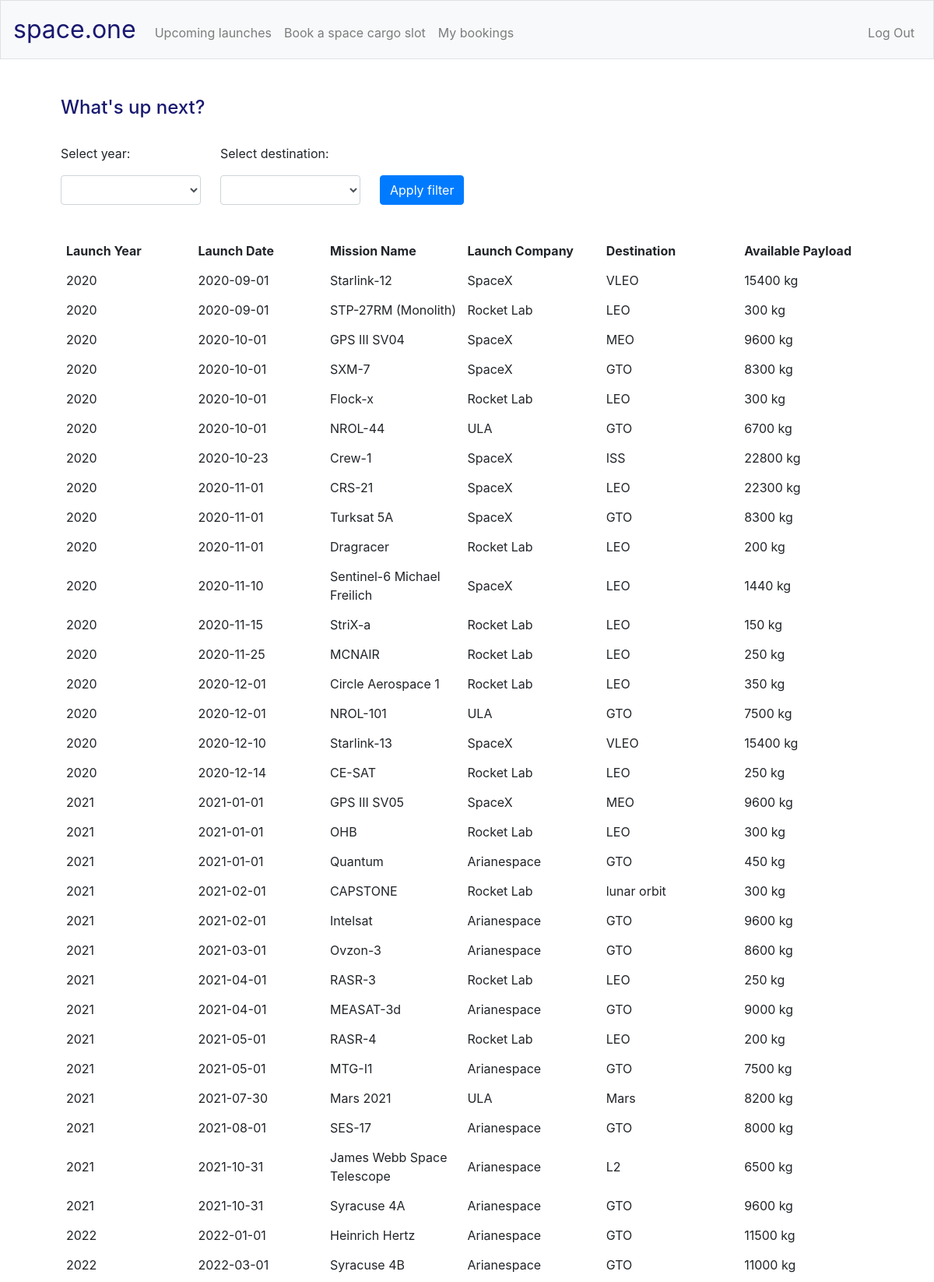
/launches (signed in, upper part), run on the app's committed database.
### tables this page shows
CREATE TABLE 'launches' ('id' integer PRIMARY KEY AUTOINCREMENT NOT NULL, 'mission' text NOT NULL,'launch_year' integer NOT NULL,'launch_date' date NOT NULL, 'location' text NOT NULL, 'spaceport' text NOT NULL, 'destination' text NOT NULL, 'rocket' text NOT NULL, 'max_payload' integer NOT NULL, 'av_payload' integer, 'bookable' boolean NOT NULL, 'launch_company' text);

### application.py (the view)
@app.route("/launches", methods=["GET", "POST"])
@login_required
def launches():
    years = db.execute("SELECT DISTINCT(launch_year) FROM launches ORDER BY launch_year ASC")
    destinations = db.execute("SELECT DISTINCT(destination) FROM launches")
    if request.method == "POST":
        try:
            selected_year = int(request.form.get("year")) # In db launch_year is an integer, user input is always a string!
        except:
            selected_year = None
        if not request.form.get("year") and not request.form.get("destination"):
            launches = db.execute("SELECT * FROM launches ORDER BY launch_date")
        elif not request.form.get("year"):
            launches = db.execute("SELECT * FROM launches WHERE destination = :destination ORDER BY launch_date",
                                  destination=request.form.get("destination"))
        elif not request.form.get("destination"):
            launches = db.execute("SELECT * FROM launches WHERE launch_year = :year ORDER BY launch_date",
                                  year=request.form.get("year"))
        else:
            launches = db.execute("SELECT * FROM launches WHERE launch_year = :year AND destination = :destination ORDER BY launch_date",
                                  year=request.form.get("year"), destination=request.form.get("destination"))
        for launch in launches:
            if (launch["launch_date"]) < str(datetime.date.today()):
                db.execute("UPDATE launches SET bookable = :not_available WHERE id = :id",
                           not_available="False", id=launch["id"])
        return render_template("launches.html", launches=launches, years=years, destinations=destinations, selected_year=selected_year)
    else:
        launches = db.execute("SELECT * FROM launches ORDER BY launch_date")
        return render_template("launches.html", launches=launches, years=years, destinations=destinations)

### application.py (called while the page is built)
@app.after_request
def after_request(response):
    response.headers["Cache-Control"] = "no-cache, no-store, must-revalidate"
    response.headers["Expires"] = 0
    response.headers["Pragma"] = "no-cache"
    return response

### helpers.py (called while the page is built)
def login_required(f):
    @wraps(f)
    def decorated_function(*args, **kwargs):
        if session.get("user_id") is None:
            return redirect("/login")
        return f(*args, **kwargs)
    return decorated_function

### templates/launches.html (shortened to what this page needs)
{% extends "layout.html" %}
{% block main %}
    <h4 class="headings">
        What's up next?
    </h4>
    <br>
    <form action="/launches" method="post">
        <div class="filter">
            <div>
                <p>Select year:</p>
            </div>
            <div>
                <p>Select destination:</p>
            </div>
        </div>
        <div class="filter">
            <div class="form-group">
                <select class="form-control" name="year">
                    <option label=" "></option>
                    {% for row in years %}
                        <option value="{{ row["launch_year"] }}" {{ "selected" if row["launch_year"] == selected_year }}>{{ row["launch_year"] }}</option>
                    {% endfor %}
                </select>
            </div>
            <div class="form-group">
                <select class="form-control" name="destination">
                    <option label=" "></option>
                    {% for row in destinations %}
                        <option value="{{ row['destination'] }}" {{ "selected" if row["destination"] == request.form.get("destination")}}>{{ row["destination"] }}</option>
                    {% endfor %}
                </select>
            </div>
            <div>
                <button class="btn btn-primary" type="submit" value="filter">Apply filter</button>
            </div>
        </div>
    </form>
    <br>
    {% if launches %}
        <table>
            <tr>
                <th>Launch Year</th>
                <th>Launch Date</th>
                <th>Mission Name</th>
                <th>Launch Company</th>
                <th>Destination</th>
                <th>Available Payload</th>
            </tr>
            {% for row in launches %}
                <tr>
                    <td>{{ row["launch_year"] }}</td>
                    <td>{{ row["launch_date"] }}</td>
                    <td>{{ row["mission"] }}</td>
                    <td>{{ row["launch_company"] }}</td>
                    <td>{{ row["destination"] }}</td>
                    <td>{{ row["av_payload"] }} kg</td>
                </tr>
            {% endfor %}
        </table>
    {% else %}
        <p>No launches found. Select a different year and/or destination.</p>
    {% endif %}
{% endblock %}

### static/styles.css (style rules this page uses)
main .form-control { display: inline-block; width: 180px; }
th, td { width: 200px; padding: 7px; text-align: left; }
.filter { display: grid; column-gap: 5px; grid-template-columns: 200px 200px 200px; text-align: left; }
.headings { text-align: left; color: #191970; }

### data on the page
launches: launch_year "2020", launch_date "2020-09-01", mission "Starlink-12", launch_company "SpaceX", destination "VLEO", av_payload "15400"
launches: launch_year "2020", launch_date "2020-09-01", mission "STP-27RM (Monolith)", launch_company "Rocket Lab", destination "LEO", av_payload "300"
launches: launch_year "2020", launch_date "2020-10-01", mission "GPS III SV04", launch_company "SpaceX", destination "MEO", av_payload "9600"
launches: launch_year "2020", launch_date "2020-10-01", mission "SXM-7", launch_company "SpaceX", destination "GTO", av_payload "8300"
launches: launch_year "2020", launch_date "2020-10-01", mission "Flock-x", launch_company "Rocket Lab", destination "LEO", av_payload "300"
launches: launch_year "2020", launch_date "2020-10-01", mission "NROL-44", launch_company "ULA", destination "GTO", av_payload "6700"
launches: launch_year "2020", launch_date "2020-10-23", mission "Crew-1", launch_company "SpaceX", destination "ISS", av_payload "22800"
launches: launch_year "2020", launch_date "2020-11-01", mission "CRS-21", launch_company "SpaceX", destination "LEO", av_payload "22300"
launches: launch_year "2020", launch_date "2020-11-01", mission "Turksat 5A", launch_company "SpaceX", destination "GTO", av_payload "8300"
launches: launch_year "2020", launch_date "2020-11-01", mission "Dragracer", launch_company "Rocket Lab", destination "LEO", av_payload "200"
launches: launch_year "2020", launch_date "2020-11-10", mission "Sentinel-6 Michael Freilich", launch_company "SpaceX", destination "LEO", av_payload "1440"
launches: launch_year "2020", launch_date "2020-11-15", mission "StriX-a", launch_company "Rocket Lab", destination "LEO", av_payload "150"
launches: launch_year "2020", launch_date "2020-11-25", mission "MCNAIR", launch_company "Rocket Lab", destination "LEO", av_payload "250"
launches: launch_year "2020", launch_date "2020-12-01", mission "Circle Aerospace 1", launch_company "Rocket Lab", destination "LEO", av_payload "350"
launches: launch_year "2020", launch_date "2020-12-01", mission "NROL-101", launch_company "ULA", destination "GTO", av_payload "7500"
launches: launch_year "2020", launch_date "2020-12-10", mission "Starlink-13", launch_company "SpaceX", destination "VLEO", av_payload "15400"
launches: launch_year "2020", launch_date "2020-12-14", mission "CE-SAT", launch_company "Rocket Lab", destination "LEO", av_payload "250"
launches: launch_year "2021", launch_date "2021-01-01", mission "GPS III SV05", launch_company "SpaceX", destination "MEO", av_payload "9600"
launches: launch_year "2021", launch_date "2021-01-01", mission "OHB", launch_company "Rocket Lab", destination "LEO", av_payload "300"
launches: launch_year "2021", launch_date "2021-01-01", mission "Quantum", launch_company "Arianespace", destination "GTO", av_payload "450"
launches: launch_year "2021", launch_date "2021-02-01", mission "CAPSTONE", launch_company "Rocket Lab", destination "lunar orbit", av_payload "300"
launches: launch_year "2021", launch_date "2021-02-01", mission "Intelsat", launch_company "Arianespace", destination "GTO", av_payload "9600"
launches: launch_year "2021", launch_date "2021-03-01", mission "Ovzon-3", launch_company "Arianespace", destination "GTO", av_payload "8600"
launches: launch_year "2021", launch_date "2021-04-01", mission "RASR-3", launch_company "Rocket Lab", destination "LEO", av_payload "250"
launches: launch_year "2021", launch_date "2021-04-01", mission "MEASAT-3d", launch_company "Arianespace", destination "GTO", av_payload "9000"
launches: launch_year "2021", launch_date "2021-05-01", mission "RASR-4", launch_company "Rocket Lab", destination "LEO", av_payload "200"
launches: launch_year "2021", launch_date "2021-05-01", mission "MTG-I1", launch_company "Arianespace", destination "GTO", av_payload "7500"
launches: launch_year "2021", launch_date "2021-07-30", mission "Mars 2021", launch_company "ULA", destination "Mars", av_payload "8200"
launches: launch_year "2021", launch_date "2021-08-01", mission "SES-17", launch_company "Arianespace", destination "GTO", av_payload "8000"
launches: launch_year "2021", launch_date "2021-10-31", mission "James Webb Space Telescope", launch_company "Arianespace", destination "L2", av_payload "6500"
launches: launch_year "2021", launch_date "2021-10-31", mission "Syracuse 4A", launch_company "Arianespace", destination "GTO", av_payload "9600"
launches: launch_year "2022", launch_date "2022-01-01", mission "Heinrich Hertz", launch_company "Arianespace", destination "GTO", av_payload "11500"
launches: launch_year "2022", launch_date "2022-03-01", mission "Syracuse 4B", launch_company "Arianespace", destination "GTO", av_payload "11000"
